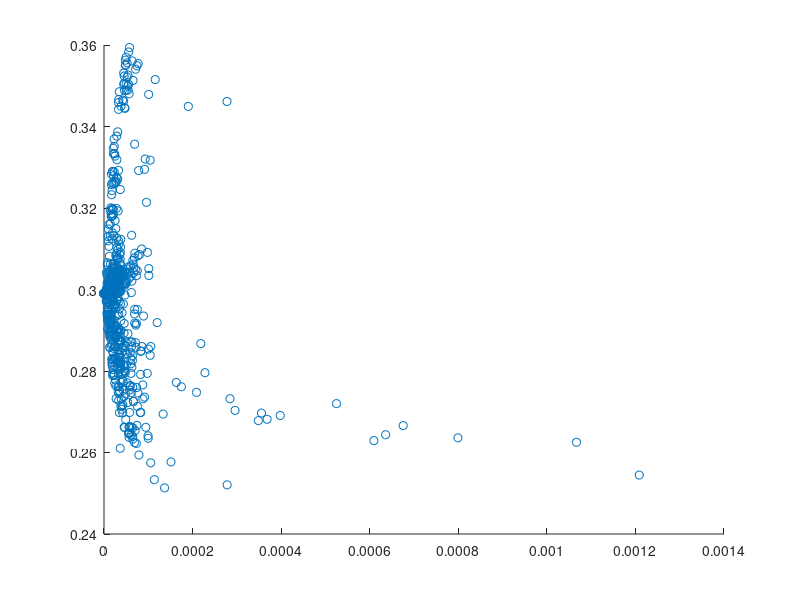

Source code (MATLAB):
T = importdata('vulnerability.csv')
GG=T(:,5);
averagedemand=T(:,6);
figure;
GG=GG.';
averagedemand=averagedemand.';
scatter(averagedemand,GG);
 
